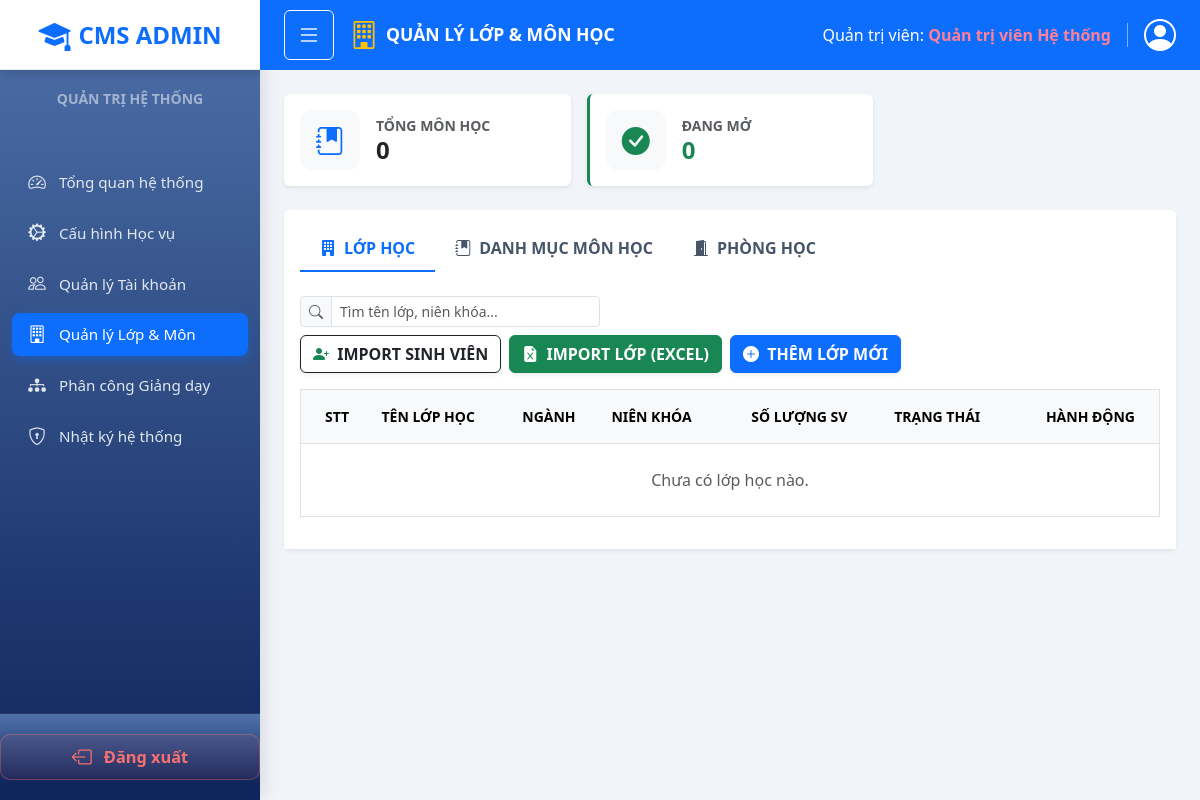
Page /views/admin/classes-subjects.php (signed in) on the earlier database version.
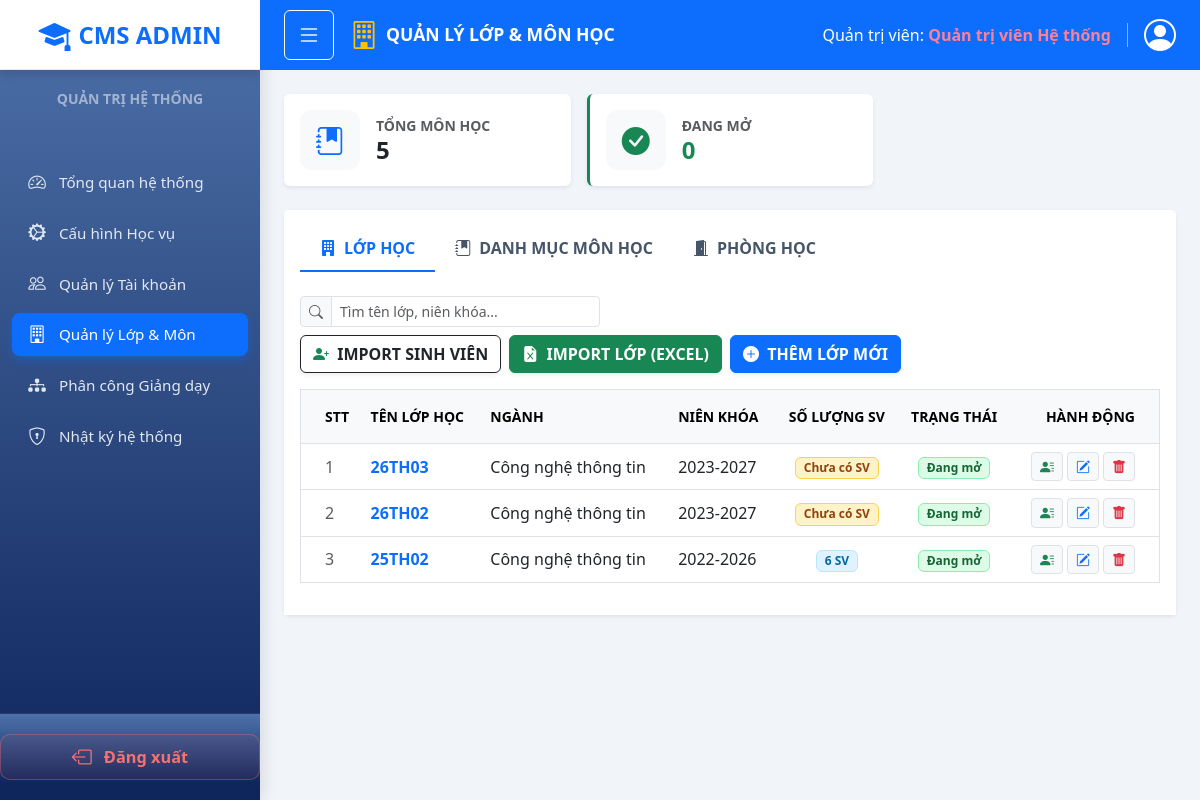
Same page on the later database version.
### tables this page shows
CREATE TABLE `classes` (
  `id` int(11) NOT NULL AUTO_INCREMENT,
  `department_id` int(11) DEFAULT NULL,
  `class_name` varchar(50) NOT NULL,
  `academic_year` varchar(20) DEFAULT NULL,
  `created_at` timestamp NOT NULL DEFAULT current_timestamp(),
  PRIMARY KEY (`id`),
  KEY `department_id` (`department_id`),
  CONSTRAINT `classes_ibfk_1` FOREIGN KEY (`department_id`) REFERENCES `departments` (`id`) ON DELETE CASCADE
);

CREATE TABLE `departments` (
  `id` int(11) NOT NULL AUTO_INCREMENT,
  `department_code` varchar(20) DEFAULT NULL,
  `department_name` varchar(50) NOT NULL,
  `created_at` timestamp NOT NULL DEFAULT current_timestamp(),
  PRIMARY KEY (`id`)
);

### config/config.php (called while the page is built, shortened)
<?php
function getDBConnection() {
    global $conn;
    if (!isset($conn) || $conn === false) {
        try {
            $conn = mysqli_connect(DB_HOST, DB_USER, DB_PASS, DB_NAME, DB_PORT);
        } catch (Throwable $e) {
            $safeHost = DB_HOST ?: '(empty-host)';
            throw new Exception("Lỗi kết nối database tới '{$safeHost}'. Vui lòng kiểm tra DB_HOST/DB_NAME/DB_USER/DB_PASS trong .env.local hoặc biến môi trường host. Chi tiết: " . $e->getMessage());
        }
        mysqli_set_charset($conn, "utf8mb4");
    }
    return $conn;
}
function e($string) {
    return htmlspecialchars($string ?? '', ENT_QUOTES, 'UTF-8');
}
function db_query($sql, $params = []) {
    $conn = getDBConnection();
    $stmt = mysqli_prepare($conn, $sql);
    $execResult = mysqli_stmt_execute($stmt);
    $trimmedSql = trim($sql);
    $isSelect = preg_match('/^\s*(SELECT|SHOW|DESCRIBE|EXPLAIN)\s/i', $trimmedSql);
    if ($isSelect) {
        $result = mysqli_stmt_get_result($stmt);
        return $result;
    }
}
function db_fetch_all($sql, $params = []) {
    $result = db_query($sql, $params);
    $rows = [];
    while ($row = mysqli_fetch_assoc($result)) {
        $rows[] = $row;
    }
    return $rows;
}

### views/admin/classes-subjects.php (the view, shortened to what the changed rows need)
<?php
require_once __DIR__ . '/../../config/config.php';
$classes = db_fetch_all("
    SELECT c.*, d.department_name,
        (
            SELECT COUNT(DISTINCT ssr.mssv)
            FROM student_subject_registration ssr
            WHERE ssr.class_name = c.class_name
              AND ssr.mssv IS NOT NULL AND ssr.mssv != ''
        ) AS student_count
    FROM classes c
    LEFT JOIN departments d ON c.department_id = d.id
    ORDER BY c.class_name DESC
");
$subjects = db_fetch_all("
    SELECT s.*,
           p.subject_code AS prerequisite_code
    FROM subjects s
    LEFT JOIN subjects p ON s.prerequisite_id = p.id
    ORDER BY s.year_level ASC, s.subject_code ASC
");
?>
<!DOCTYPE html>
<html lang="vi">
<head>
    <link href="https://cdn.jsdelivr.net/npm/bootstrap@5.3.0/dist/css/bootstrap.min.css" rel="stylesheet">
    <link href="https://cdn.jsdelivr.net/npm/bootstrap-icons@1.10.5/font/bootstrap-icons.css" rel="stylesheet">
    <link rel="stylesheet" href="../../public/css/style.css">
    <link rel="stylesheet" href="../../public/css/layout.css">
    <link rel="stylesheet" href="../../public/css/admin/admin-layout.css">
    <link rel="stylesheet" href="../../public/css/admin/classes-subjects.css">
</head>
<body class="dashboard-body">
<?php
$activePage = 'classes-subjects';
require_once __DIR__ . '/../../layouts/admin-sidebar.php';
?>
<div class="main-content admin-main-content" id="mainContent">
    <div class="p-4">
        <?php
        $totalSubjects   = count($subjects);
        ?>
        <div class="row g-3 mb-4">
            <div class="col-md-4">
                <div class="card shadow-sm border-0">
                    <div class="card-body d-flex align-items-center gap-3 py-3">
                        <div>
                            <p class="text-muted mb-0 small fw-bold">TỔNG MÔN HỌC</p>
                            <h4 class="mb-0 fw-bold"><?php echo number_format($totalSubjects); ?></h4>
                        </div>
                    </div>
                </div>
            </div>
        </div>
        <div class="card shadow-sm border-0 mb-4">
            <div class="card-body bg-white pt-4">
                <div class="tab-content" id="myTabContent">
                    <div class="tab-pane fade show active" id="class-pane" role="tabpanel">
                        <div class="table-responsive">
                            <table class="table table-hover align-middle border">
                                <thead class="table-light small text-muted fw-bold">
                                    <tr>
                                        <th class="ps-4 py-3">STT</th>
                                        <th class="py-3">TÊN LỚP HỌC</th>
                                        <th class="py-3">NGÀNH</th>
                                        <th class="py-3">NIÊN KHÓA</th>
                                        <th class="text-center py-3">SỐ LƯỢNG SV</th>
                                        <th class="text-center py-3">TRẠNG THÁI</th>
                                        <th class="text-end pe-4 py-3">HÀNH ĐỘNG</th>
                                    </tr>
                                </thead>
                                <tbody id="classTableBody">
                                    <?php if (count($classes) > 0): ?>
                                        <?php foreach ($classes as $index => $class): ?>
                                            <?php
                                            $rawClassName = $class['class_name'] ?? '';
                                            $rawAcademicYear = $class['academic_year'] ?? '';
                                            $displayClassName = !empty($rawClassName) ? e($rawClassName) : '<span class="text-danger">Chưa có tên</span>';
                                            $displayAcademicYear = !empty($rawAcademicYear) ? e($rawAcademicYear) : '<span class="text-danger small">Chưa có</span>';
                                            ?>
                                            <tr>
                                                <td class="ps-4 text-muted"><?php echo $index + 1; ?></td>
                                                <td class="fw-bold text-primary fs-6"><?php echo $displayClassName; ?></td>
                                                <td><?php echo e($class['department_name'] ?? 'Chưa phân ngành'); ?></td>
                                                <td><?php echo $displayAcademicYear; ?></td>
                                                <td class="text-center">
                                                    <?php if ($class['student_count'] > 0): ?>
                                                        <span class="badge student-count-soft"><?php echo $class['student_count']; ?> SV</span>
                                                    <?php else: ?>
                                                        <span class="badge student-count-empty">Chưa có SV</span>
                                                    <?php endif; ?>
                                                </td>
                                                <td class="text-center">
                                                    <span class="badge class-status-open">Đang mở</span>
                                                </td>
                                                <td class="text-end pe-4">
                                                    <div class="action-btn-group">
                                                        <button class="btn btn-light action-btn text-success border" title="Nhập danh sách Sinh viên vào lớp" onclick="openImportStudentModal('<?php echo e($class['class_name']); ?>')" data-bs-toggle="modal" data-bs-target="#importStudentModal">
                                                            <i class="bi bi-person-lines-fill"></i>
                                                        </button>
                                                        <button class="btn btn-light action-btn text-primary border" title="Sửa thông tin lớp" onclick="openClassModal('edit', '<?php echo e($class['class_name']); ?>', '<?php echo e($class['academic_year']); ?>', 'open', '<?php echo e($class['id']); ?>')" data-bs-toggle="modal" data-bs-target="#classModal">
                                                            <i class="bi bi-pencil-square"></i>
                                                        </button>
                                                        <form method="POST" action="../../controllers/admin/classController.php" class="d-inline" onsubmit="return confirm('Bạn có chắc chắn muốn xóa lớp <?php echo e($class['class_name']); ?>?');">
                                                            <button class="btn btn-light action-btn text-danger border" title="Xóa lớp">
                                                                <i class="bi bi-trash-fill"></i>
                                                            </button>
                                                        </form>
                                                    </div>
                                                </td>
                                            </tr>
                                        <?php endforeach; ?>
                                    <?php else: ?>
                                        <tr>
                                            <td colspan="7" class="text-center text-muted py-4">Chưa có lớp học nào.</td>
                                        </tr>
                                    <?php endif; ?>
                                </tbody>
                            </table>
                        </div>
                    </div>
                </div>
            </div>
        </div>
    </div>
</div>
</body>
</html>

### layouts/admin-sidebar.php (shortened to what the changed rows need)
<?php
$activePage = $activePage ?? '';
$adminMenuItems = [
    ['slug' => 'home',             'href' => 'home.php',             'icon' => 'bi-speedometer2',      'label' => 'Tổng quan hệ thống'],
    ['slug' => 'org-settings',     'href' => 'org-settings.php',     'icon' => 'bi-gear-wide-connected','label' => 'Cấu hình Học vụ'],
    ['slug' => 'accounts',         'href' => 'accounts.php',         'icon' => 'bi-people',             'label' => 'Quản lý Tài khoản'],
    ['slug' => 'classes-subjects', 'href' => 'classes-subjects.php', 'icon' => 'bi-building',           'label' => 'Quản lý Lớp & Môn'],
    ['slug' => 'assignments',      'href' => 'assignments.php',      'icon' => 'bi-diagram-3-fill',     'label' => 'Phân công Giảng dạy'],
    ['slug' => 'system-logs',      'href' => 'system-logs.php',      'icon' => 'bi-shield-lock',        'label' => 'Nhật ký hệ thống'],
];
?>
<div class="sidebar sidebar-admin" id="sidebar">
    <div>
        <div class="sidebar-scrollable w-100">
            <nav class="d-flex flex-column mt-3">
                <?php foreach ($adminMenuItems as $item): ?>
                    <a href="<?= $item['href'] ?>"<?= $activePage === $item['slug'] ? ' class="active"' : '' ?>>
                        <i class="bi <?= $item['icon'] ?>"></i> <?= $item['label'] ?>
                    </a>
                <?php endforeach; ?>
            </nav>
        </div>
    </div>
</div>

Differences in the rows shown:
added classes: class_name "26TH03", department.department_name "Công nghệ thông tin", academic_year "2023-2027", shows "Chưa có SV"
added classes: class_name "26TH02", department.department_name "Công nghệ thông tin", academic_year "2023-2027", shows "Chưa có SV"
added classes: class_name "25TH02", department.department_name "Công nghệ thông tin", academic_year "2022-2026", student_count "6"
Other differences:
$totalSubjects: "0" → "5"
text no longer shown: "Chưa có lớp học nào."
